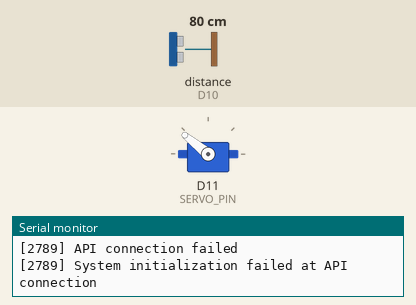
A sketch run on a simulated Arduino Uno R4 WiFi. Shown: servo, the last lines printed to the serial monitor. Wiring (inferred from the names in the program): ultrasonic range finder: trigger D9; echo D10. The inputs (shaded band) are chosen by the test bench; at power-on: distance to the obstacle (sensor on D10) 80 cm. The echo pulse lasts 58.3 µs per cm; WiFi joins after 1.5 s; servers stay silent unless stated; uploads are accepted with an empty reply; storage starts empty.

Above: at 3.9 s.
4.0 s: distance to the obstacle (sensor on D10) set to 15 cm
5.5 s: distance to the obstacle (sensor on D10) set to 11 cm
At 6.1 s:
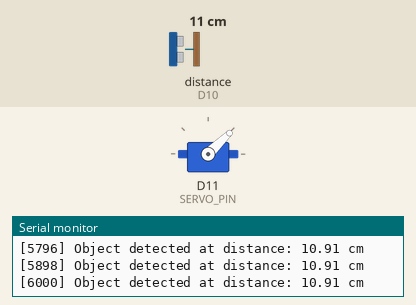
Timing chart, 0 to 12.2 s (numbered marks = the images above; inputs shaded):
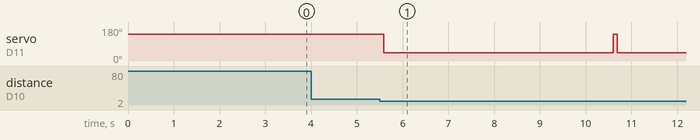

Measured:
- the behaviour switches between 13 and 12 cm on distance to the obstacle (sensor on D10) (found by bisection; images 0 and 1)
- after the input at 4.0 s, every drawn part: stays the same
- after the input at 5.5 s, servo on D11 (SERVO_PIN): 141° → 44° after 0.09 s, → 141° 5.0 s later, → 44° 0.09 s later

The sketch:

EindProduct.ino
```cpp
#include <Servo.h>
#include <SoftwareSerial.h>
#include <WiFiS3.h>
#include <ArduinoJson.h>
#include <SD.h>
#include <SPI.h>

namespace Config {
    // WiFi credentials
    const char* WIFI_SSID = "Netlab-OIL430";
    const char* WIFI_PASSWORD = "DesignChallenge";

    // Server details
    const char* API_IP = "192.168.122.29";
    const int API_PORT = 5000;
    const char* API_ENDPOINT = "/api/BottleReturn/process";

    // System parameters
    const int BAUD_RATE = 9600;
    const int CHECK_INTERVAL = 100;
    const int SERVO_DELAY = 5000;
    const float MIN_DISTANCE = 8.0;
    const float MAX_DISTANCE = 12.0;

    // Pin configurations
    namespace Pins {
        const int TRIG_PIN = 9;
        const int ECHO_PIN = 10;
        const int SERVO_PIN = 11;
        const int SCANNER_RX = 2;
        const int SCANNER_TX = 3;
    }

    // Servo positions
    namespace ServoPositions {
        const int EXTEND = 1000;
        const int RETRACT = 2000;
    }

    // SD Card settings
    namespace SDCard {
        const int CS_PIN = 4;  // Chip Select pin for SD card
        const String LOG_FILE = "system.log";
        const unsigned long WRITE_INTERVAL = 5000; // Write to SD every 5 seconds
    }
}

class Logger {
private:
    static String buffer;
    static unsigned long lastWrite;

    static void writeBufferToSD() {
        if (buffer.length() == 0) return;

        File logFile = SD.open(Config::SDCard::LOG_FILE, FILE_WRITE);
        if (logFile) {
            logFile.println(buffer);
            logFile.close();
            buffer = "";
        }
    }

public:
    static void init() {
        if (!SD.begin(Config::SDCard::CS_PIN)) {
            Serial.println("SD card initialization failed!");
            return;
        }
        Serial.println("SD card initialized successfully");
    }

    static void log(const String& message) {
        String timestamp = "[" + String(millis()) + "] ";
        String logMessage = timestamp + message;

        // Print to Serial
        Serial.println(logMessage);

        // Add to buffer
        buffer += logMessage + "\n";

        // Check if it's time to write to SD
        if (millis() - lastWrite >= Config::SDCard::WRITE_INTERVAL) {
            writeBufferToSD();
            lastWrite = millis();
        }
    }

    static void flush() {
        writeBufferToSD();
    }
};

// Initialize static members
String Logger::buffer = "";
unsigned long Logger::lastWrite = 0;

class DistanceSensor {
private:
    const int trigPin;
    const int echoPin;
    const float minDistance;
    const float maxDistance;

public:
    DistanceSensor()
        : trigPin(Config::Pins::TRIG_PIN),
          echoPin(Config::Pins::ECHO_PIN),
          minDistance(Config::MIN_DISTANCE),
          maxDistance(Config::MAX_DISTANCE) {}

    void init() {
        pinMode(trigPin, OUTPUT);
        pinMode(echoPin, INPUT);
        Logger::log("Distance sensor initialized");
    }

    float readDistance() {
        digitalWrite(trigPin, LOW);
        delayMicroseconds(2);
        digitalWrite(trigPin, HIGH);
        delayMicroseconds(10);
        digitalWrite(trigPin, LOW);

        long duration = pulseIn(echoPin, HIGH);
        return duration * 0.034 / 2;
    }

    bool isObjectInRange() {
        float distance = readDistance();
        if (distance >= minDistance && distance <= maxDistance) {
            Logger::log("Object detected at distance: " + String(distance) + " cm");
            return true;
        }
        return false;
    }
};

class BarcodeScanner {
private:
    SoftwareSerial scanner;
    const int baudRate;

public:
    BarcodeScanner()
        : scanner(Config::Pins::SCANNER_RX, Config::Pins::SCANNER_TX),
          baudRate(Config::BAUD_RATE) {}

    void init() {
        scanner.begin(baudRate);
        Logger::log("Barcode scanner initialized");
    }

    String readBarcode() {
        String barcode = scanner.readStringUntil('\n');
        barcode.trim();
        if (barcode.length() > 0) {
            Logger::log("Barcode read: " + barcode);
        }
        return barcode;
    }

    bool isDataAvailable() {
        return scanner.available();
    }
};

class ServoController {
private:
    Servo actuator;
    bool isExtended;
    unsigned long lastActivationTime;

public:
    ServoController() : isExtended(false), lastActivationTime(0) {}

    void init() {
        actuator.attach(Config::Pins::SERVO_PIN);
        retract();
        Logger::log("Servo controller initialized");
    }

    void extend() {
        actuator.writeMicroseconds(Config::ServoPositions::EXTEND);
        isExtended = true;
        lastActivationTime = millis();
        Logger::log("Servo extended");
    }

    void retract() {
        actuator.writeMicroseconds(Config::ServoPositions::RETRACT);
        isExtended = false;
        Logger::log("Servo retracted");
    }

    void update() {
        if (isExtended && (millis() - lastActivationTime >= Config::SERVO_DELAY)) {
            retract();
        }
    }

    bool getIsExtended() const {
        return isExtended;
    }
};

class NetworkManager {
private:
    WiFiClient wifiClient;
    const unsigned long timeout;

    bool sendHttpRequest(const String& payload) {
        Logger::log("Sending HTTP request...");
        if (wifiClient.connect(Config::API_IP, Config::API_PORT)) {
            String postRequest = "POST " + String(Config::API_ENDPOINT) + " HTTP/1.1\r\n" +
                               "Host: " + String(Config::API_IP) + "\r\n" +
                               "Content-Type: application/json\r\n" +
                               "Content-Length: " + String(payload.length()) + "\r\n" +
                               "Connection: close\r\n\r\n" +
                               payload;

            wifiClient.println(postRequest);

            unsigned long requestTime = millis();
            while (millis() - requestTime < timeout) {
                if (wifiClient.available()) {
                    wifiClient.readString();
                    wifiClient.stop();
                    Logger::log("HTTP request successful");
                    return true;
                }
            }
            wifiClient.stop();
            Logger::log("HTTP request timeout");
        }
        Logger::log("HTTP request failed");
        return false;
    }

public:
    NetworkManager() : timeout(5000) {}

    bool connect() {
        Logger::log("Connecting to WiFi network: " + String(Config::WIFI_SSID));
        WiFi.begin(Config::WIFI_SSID, Config::WIFI_PASSWORD);
        unsigned long startTime = millis();

        while (WiFi.status() != WL_CONNECTED && millis() - startTime < timeout) {
            delay(500);
        }

        if (WiFi.status() == WL_CONNECTED) {
            Logger::log("WiFi connected. IP: " + WiFi.localIP().toString());
            return true;
        }
        Logger::log("WiFi connection failed");
        return false;
    }

    bool checkApiConnection() {
        Logger::log("Checking API connection...");
        if (wifiClient.connect(Config::API_IP, Config::API_PORT)) {
            String getRequest = String("GET /api/BottleReturn/status HTTP/1.1\r\n") +
                              "Host: " + String(Config::API_IP) + "\r\n" +
                              "Connection: close\r\n\r\n";

            wifiClient.println(getRequest);

            unsigned long requestTime = millis();
            while (millis() - requestTime < timeout) {
                if (wifiClient.available()) {
                    String response = wifiClient.readString();
                    wifiClient.stop();
                    bool success = response.indexOf("Systeem werkt") != -1;
                    Logger::log(success ? "API connection successful" : "API connection failed");
                    return success;
                }
            }
            wifiClient.stop();
        }
        Logger::log("API connection failed");
        return false;
    }

    bool sendBottleData(const String& barcode, bool servoActivated) {
        Logger::log("Processing barcode: " + barcode);
        StaticJsonDocument<200> doc;
        doc["barcode"] = barcode;
        doc["servoactivated"] = servoActivated;
        doc["scanner_ID"] = "1";

        String jsonString;
        serializeJson(doc, jsonString);
        Logger::log("Sending data: " + jsonString);

        return sendHttpRequest(jsonString);
    }
};

class BottleReturnSystem {
private:
    DistanceSensor distanceSensor;
    BarcodeScanner barcodeScanner;
    ServoController servoController;
    NetworkManager networkManager;
    unsigned long lastDistanceCheck;
    unsigned long lastStatusLog;
    const unsigned long STATUS_LOG_INTERVAL = 30000;

public:
    BottleReturnSystem() : lastDistanceCheck(0), lastStatusLog(0) {}

    void init() {
        Serial.begin(Config::BAUD_RATE);
        Logger::init();  // Initialize SD card logging
        Logger::log("Initializing Bottle Return System");

        distanceSensor.init();
        barcodeScanner.init();
        servoController.init();

        if (!networkManager.connect()) {
            Logger::log("System initialization failed at WiFi connection");
            return;
        }

        if (!networkManager.checkApiConnection()) {
            Logger::log("System initialization failed at API connection");
            return;
        }

        Logger::log("System initialization complete");
    }

    void update() {
        if (barcodeScanner.isDataAvailable()) {
            String barcode = barcodeScanner.readBarcode();
            if (barcode.length() > 0) {
                networkManager.sendBottleData(barcode, servoController.getIsExtended());
            }
        }

        if (millis() - lastDistanceCheck >= Config::CHECK_INTERVAL) {
            if (distanceSensor.isObjectInRange() && !servoController.getIsExtended()) {
                servoController.extend();
            }
            lastDistanceCheck = millis();
        }

        servoController.update();

        if (millis() - lastStatusLog >= STATUS_LOG_INTERVAL) {
            Logger::log("System status - Servo: " +
                       String(servoController.getIsExtended() ? "Extended" : "Retracted"));
            lastStatusLog = millis();
        }
    }
};

BottleReturnSystem bottleSystem;

void setup() {
    bottleSystem.init();
}

void loop() {
    bottleSystem.update();
    Logger::flush();  // Ensure any remaining logs are written to SD
}
```
